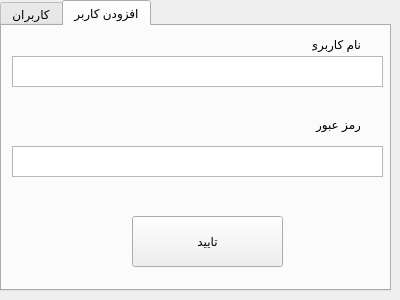
<?xml version="1.0" encoding="UTF-8"?>
<ui version="4.0">
 <class>Dialog</class>
 <widget class="QDialog" name="Dialog">
  <property name="geometry">
   <rect>
    <x>0</x>
    <y>0</y>
    <width>400</width>
    <height>300</height>
   </rect>
  </property>
  <property name="windowTitle">
   <string>Dialog</string>
  </property>
  <widget class="QTabWidget" name="tabWidget">
   <property name="geometry">
    <rect>
     <x>0</x>
     <y>0</y>
     <width>391</width>
     <height>291</height>
    </rect>
   </property>
   <property name="currentIndex">
    <number>1</number>
   </property>
   <widget class="QWidget" name="tab">
    <attribute name="title">
     <string>کاربران</string>
    </attribute>
    <widget class="QListView" name="listView_2">
     <property name="geometry">
      <rect>
       <x>0</x>
       <y>10</y>
       <width>371</width>
       <height>181</height>
      </rect>
     </property>
    </widget>
    <widget class="QPushButton" name="pushButton">
     <property name="geometry">
      <rect>
       <x>270</x>
       <y>210</y>
       <width>75</width>
       <height>31</height>
      </rect>
     </property>
     <property name="text">
      <string>تایید</string>
     </property>
    </widget>
   </widget>
   <widget class="QWidget" name="tab_2">
    <attribute name="title">
     <string>افزودن کاربر</string>
    </attribute>
    <widget class="QTextEdit" name="textEdit">
     <property name="geometry">
      <rect>
       <x>10</x>
       <y>30</y>
       <width>371</width>
       <height>31</height>
      </rect>
     </property>
    </widget>
    <widget class="QTextEdit" name="textEdit_2">
     <property name="geometry">
      <rect>
       <x>10</x>
       <y>120</y>
       <width>371</width>
       <height>31</height>
      </rect>
     </property>
    </widget>
    <widget class="QLabel" name="label">
     <property name="geometry">
      <rect>
       <x>310</x>
       <y>10</y>
       <width>49</width>
       <height>16</height>
      </rect>
     </property>
     <property name="text">
      <string>نام کاربری:</string>
     </property>
    </widget>
    <widget class="QLabel" name="label_2">
     <property name="geometry">
      <rect>
       <x>310</x>
       <y>90</y>
       <width>49</width>
       <height>16</height>
      </rect>
     </property>
     <property name="text">
      <string>رمز عبور</string>
     </property>
    </widget>
    <widget class="QPushButton" name="pushButton_2">
     <property name="geometry">
      <rect>
       <x>130</x>
       <y>190</y>
       <width>151</width>
       <height>51</height>
      </rect>
     </property>
     <property name="text">
      <string>تایید</string>
     </property>
    </widget>
   </widget>
  </widget>
 </widget>
 <resources/>
 <connections/>
</ui>
